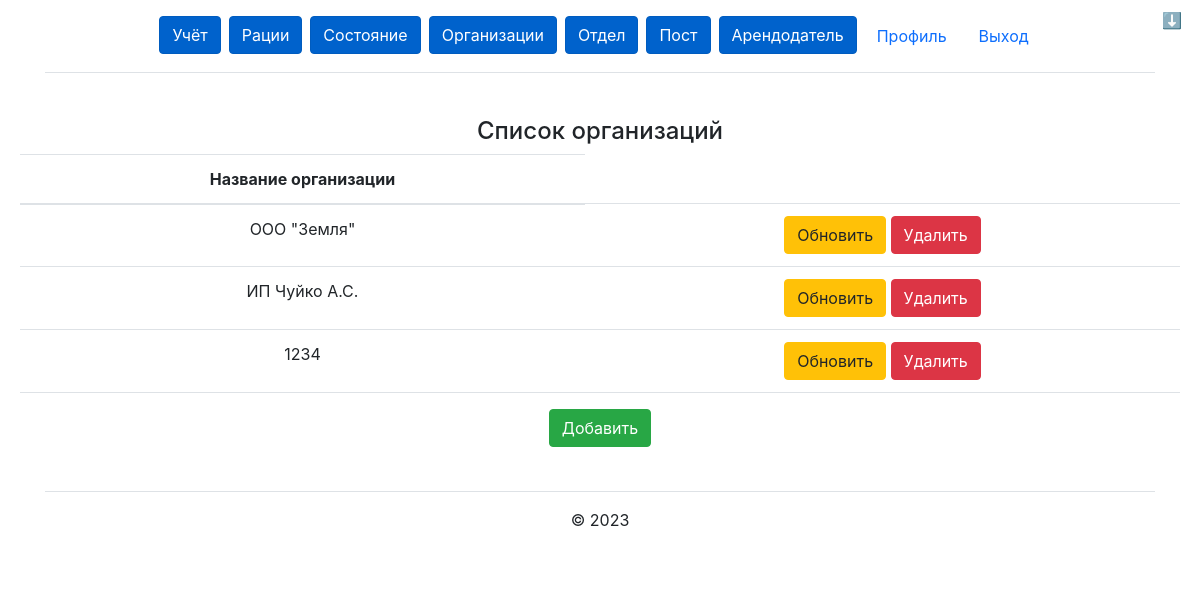
/organization/ (signed in), run on an earlier commit of the app's database.
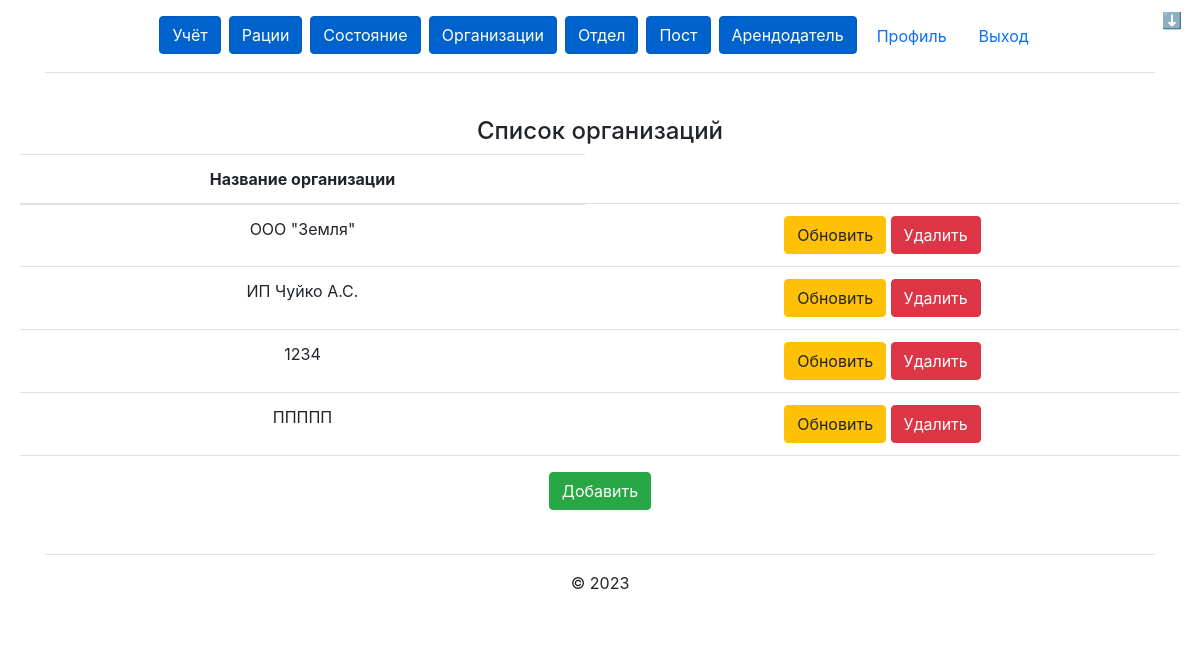
And on a later commit of the database.
### organization/models.py (models this page shows, shortened)
class Organization(models.Model):
    id = models.AutoField(primary_key=True)
    name = models.CharField('Название организации', max_length=5000)
    class Meta:
        verbose_name = 'Организация'
        verbose_name_plural = 'Организация'

### organization/views.py (the view)
# urls.py: path('', views.organization_list, name='organization_list'),
@login_required
def organization_list(request):
    organizations = Organization.objects.all()
    return render(request, "organization/list.html", {'organizations': organizations})

### organization/templates/organization/list.html
{% extends "main/base.html" %}
{% block content %}
<div class="card-body">
    <h4>Список организаций</h4>
    <table class="table">
        <thead>
            <tr>
                <th scope="col">Название организации</th>
            </tr>
        </thead>
        <tbody>
            {% for organization in organizations %}
            <tr>
                <td>{{ organization.name }}</td>
                <td><a type="button" class="btn btn-warning" href="update/{{ organization.id }}">Обновить</a>
                    <a type="button" class="btn btn-danger" href="delete/{{ organization.id }}">Удалить</a>
                </td>
            </tr>
            {% endfor %}
        </tbody>
    </table>
    <a type="button" class="btn btn-success" href="create">Добавить</a>
</div>
{% endblock %}

What changed in the data, as far as the page shows it:
added Organization: name "ППППП"
